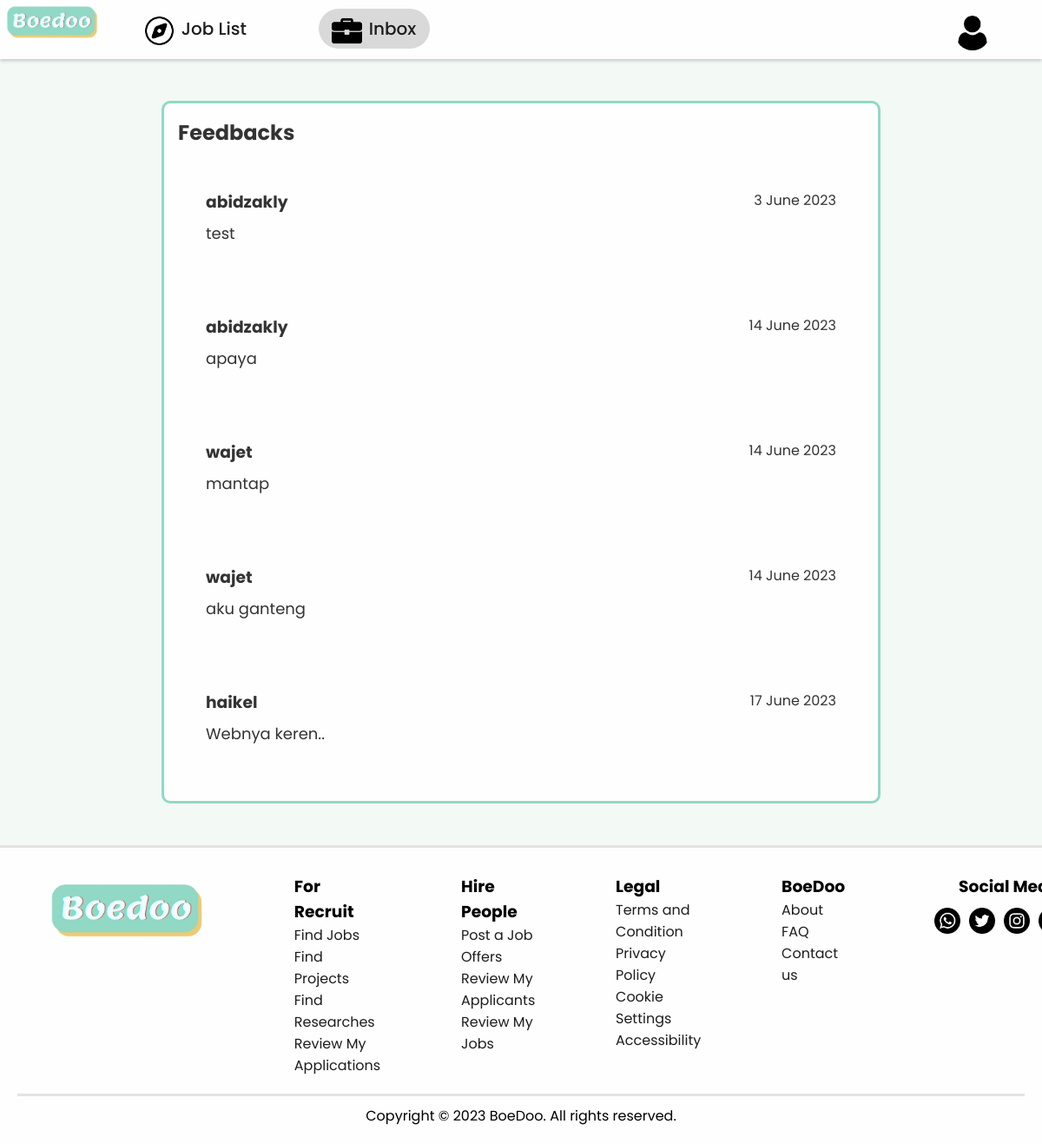
The app's page /public/admin.php?page=feedback (signed in) with its own data.
### tables this page shows
CREATE TABLE `feedback` (
  `id` int(11) NOT NULL,
  `user_id` int(11) DEFAULT NULL,
  `message` text DEFAULT NULL,
  `message_date` date DEFAULT NULL
);

CREATE TABLE `users` (
  `id` int(11) NOT NULL,
  `first_name` varchar(255) DEFAULT NULL,
  `last_name` varchar(255) DEFAULT NULL,
  `username` varchar(255) DEFAULT NULL,
  `email` varchar(255) DEFAULT NULL,
  `password` varchar(255) DEFAULT NULL,
  `question_id` int(11) DEFAULT NULL,
  `answer` text DEFAULT NULL
);

### public/admin.php (the view, shortened to what this page needs)
<?php
require '../controllers/config.php';
  ?>
<?php
$queryJob = mysqli_query($conn, "SELECT j.*, CONCAT(u.first_name, ' ', u.last_name) AS 'employer_name' FROM jobs j JOIN users u ON j.employer_id = u.id WHERE status = 'Pending' ORDER BY posted_date ASC");
$prev_page = "admin.php?page=dashboard";
?>
<?php
$queryFeedback = mysqli_query($conn, "SELECT u.*, fb.* FROM feedback fb JOIN users u ON fb.user_id = u.id");
?>
<!DOCTYPE html>
<html lang="en">
<head>
  <link rel="stylesheet" href="../views/css/admin.css" />
</head>
<body>
  <?php
  if (isset($_GET['page']) && $_GET['page'] == "dashboard") {
    ?>
    <header class="nav-container">
      <ul>
        <a href="landing.php"><img src="../views/img/logo.png" /></a>
        <li>
          <a class="discover navActive navHover" href="admin.php?page=dashboard"><img src="../views/img/compass.png" />Job
          List</a>
        </li>
        <li>
          <a class="inbox navHover" href="admin.php?page=feedback"><img src="../views/img/briefcase (2).png" />Inbox</a>
        </li>
        <li style="float: right">
          <a id="profileBtn" href="#"><img class="nav-profile" src="../views/img/user (1).png" /></a>
        </li>
      </ul>
    </header>
    <?php include 'object/mini-profile.php' ?>
    <div class="content">
      <div class="job-col">
        <h2>Jobs You Need to Review</h2>
        <?php
        if (mysqli_num_rows($queryJob) > 0) {
          foreach ($queryJob as $row) {
            ?>
            <div class="job-row"
              onclick="window.location.href='job_details.php?title=<?php echo $row['title']; ?>&job_id=<?php echo $row['id']; ?>&job_type=<?php echo $row['job_type']; ?>&prev_page=<?php echo $prev_page; ?>'">
              <div class="job">
                <h3>
                  <?php echo $row['title']; ?>
                </h3>
                <p class="employer">
                  <?php echo $row['employer_name']; ?>
                </p>
              </div>
              <div class="see-btn">
                <p>
                  <?php echo date("j F Y", strtotime($row['posted_date'])); ?>
                </p>
              </div>
            </div>
            <?php
          }
        } else {
          echo "No pending jobs at the moment.";
        }
        ?>
      </div>
    </div>
    <?php
  } else if (isset($_GET['page']) && $_GET['page'] == "feedback") {
    ?>
      <header class="nav-container">
        <ul>
          <a href="landing.php"><img src="../views/img/logo.png" /></a>
          <li>
            <a class="discover navHover" href="admin.php?page=dashboard"><img src="../views/img/compass.png" />Job List</a>
          </li>
          <li>
            <a class="inbox navActive navHover" href="admin.php?page=feedback"><img
                src="../views/img/briefcase (2).png" />Inbox</a>
          </li>
          <li style="float: right">
            <a id="profileBtn" href="#"><img class="nav-profile" src="../views/img/user (1).png" /></a>
          </li>
        </ul>
      </header>
      <div class="content">
        <div class="job-col">
          <h2>Feedbacks</h2>
          <?php
          if (mysqli_num_rows($queryFeedback) > 0) {
            foreach ($queryFeedback as $row) {
              ?>
              <div class="job-row1">
                <div class="job">
                  <h3>
                  <?php echo $row['username']; ?>
                  </h3>
                  <p class="employer">
                  <?php echo $row['message']; ?>
                  </p>
                </div>
                <div class="see-btn">
                  <p>
                  <?php echo date("j F Y", strtotime($row['message_date'])); ?>
                  </p>
                </div>
              </div>
            <?php
            }
          }
          ?>
        </div>
      </div>
    <?php
  }
  ?>
  <?php include 'object/footer.php' ?>
</body>
</html>

### public/object/footer.php
<footer>
  <div class="containerft">
    <div class="row1">
      <element class="col-1">
        <a href="landing.php"><img src="../views/img/logo.png" width="200px" /></a>
      </element>
      <element class="col-3">
        <h3>For Recruit</h3>
        <ul>
          <li><a href="discover.php">Find Jobs</a></li>
          <li><a href="discover.php?job_type=projects">Find Projects</a></li>
          <li>
            <a href="discover.php?job_type=research">Find Researches</a>
          </li>
          <li><a href="my_jobs.php#applications-row">Review My Applications</a></li>
        </ul>
      </element>
      <element class="col-5">
        <h3>Hire People</h3>
        <ul>
          <li><a href="post_job.php">Post a Job Offers</a></li>
          <li><a href="my_jobs.php">Review My Applicants</a></li>
          <li><a href="my_jobs.php">Review My Jobs</a></li>
        </ul>
      </element>
      <element class="col-7">
      <h3>Legal</h3>
        <ul>
          <li><a style="cursor: default">Terms and Condition</a></li>
          <li><a style="cursor: default">Privacy Policy</a></li>
          <li><a style="cursor: default">Cookie Settings</a></li>
          <li><a style="cursor: default">Accessibility</a></li>
        </ul>
      </element>
      <element class="col-9">
      <h3>BoeDoo</h3>
        <ul>
          <li><a href="landing.php#about">About</a></li>
          <li><a style="cursor: default">FAQ</a></li>
          <li><a href="landing.php#contactus">Contact us</a></li>
        </ul>
      </element>
      <element class="col-11">
        <h3>Social Media</h3>
        <ul>
          <li>
            <a href="https://wa.me/6281326120387" target="_blank" rel="noreferrer noopener"><img
                src="../views/img/whatsapp.png" width="30px" /></a>
          </li>
          <li>
            <a href="https://twitter.com/boe_doo" target="_blank" rel="noreferrer noopener"><img
                src="../views/img/twitter.png" width="30px" /></a>
          </li>
          <li>
            <a href="https://www.instagram.com/boe_doo/" target="_blank" rel="noreferrer noopener"><img
                src="../views/img/instagram.png" width="30px" /></a>
          </li>
          <li>
            <a href="https://www.facebook.com/boedoo01/" target="_blank" rel="noreferrer noopener"><img
                src="../views/img/facebook.png" width="30px" /></a>
          </li>
        </ul>
      </element>
    </div>
  </div>
  <div class="row-copyright">
    <p class="copyright-text">
      Copyright &copy; 2023 BoeDoo. All rights reserved.
    </p>
  </div>
</footer>

### views/css/admin.css (style rules this page uses)
.navActive { background-color: var(--navbar-hover-focus-color); }
.content { margin: 3rem; }
.job-col { width: 75%; margin: auto; padding: 1rem; text-align: left; color: var(--grey-color); background-color: var(--white-color); border: solid var(--boedoo1-color); border-radius: 10px; }
.job-col h2 { margin-bottom: 1rem; }
.job-row1 { display: flex; justify-content: space-between; padding: 2rem; margin: 1rem 0rem 1rem 0rem; border-radius: 20px; }
.job { width: 80%; }
.job p { font-size: 18px; }
.employer { margin-top: .5rem; word-wrap: break-word; overflow: hidden; white-space: normal; }
.see-btn { justify-content: right; text-align: right; align-items: last baseline; width: 20%; cursor: pointer; }

### views/css/template/root.css (style rules this page uses)
:root { --whitebg-color: #f5f5f7; --white-color: rgb(254, 254, 254, 0.975); --black-color: #1d1d1f; --boedoo-color: #6bccb1; --boedoo1-color: #91d9c5; --grey-color: #333; --navbar-hover-focus-color: #d9d9d9; --close-hover-color:rgb(182, 2, 2); --body-color:#f3f9f4; --yellow-color: #fec006; --sideprofile-color: #cccccc94; }

### views/css/template/html.css (style rules this page uses)
* { margin: 0; padding: 0; font-family: "Poppins", sans-serif; box-sizing: border-box; scroll-behavior: smooth; }
ul { list-style: none; }
a { color: var(--black-color); text-decoration: none; }
body { background-color: var(--body-color); min-height: 100vh; display: flex; flex-direction: column; }

### views/css/template/navbar.css (style rules this page uses)
.nav-container { margin: 0; display: inline; width: 100%; display: inline; }
.nav-container img { width: 10%; float: left; }
.nav-container ul { background-color: var(--white-color); list-style-type: none; margin: 0; padding: 0; overflow: hidden; box-shadow: 0 2px 4px rgba(0, 0, 0, 0.2); }
.nav-container ul li { float: left; margin: 10px 20px 10px 15px; border-radius: 20px; }
.nav-container ul li img { width: 35px; margin: 0px 8px 0px 10px; justify-items: center; }
.nav-container ul li img.nav-profile { width: 40px; height: 40px; border-radius: 50%; }
.nav-container ul li a { display: block; text-align: center; box-sizing: border-box; font-weight: 500; font-size: 20px; color: var(--black-color); text-decoration: none; margin-inline: 1rem; padding: 0.5rem 1rem 0.5rem 0.3rem; border-radius: 99px; transition: all 0.2s ease-in-out; }
.nav-profile { margin: 0px 8px 0px 10px; width: 40px; }

### views/css/template/footer.css (style rules this page uses)
footer { border-top-style: solid; border-top-color: #cccccc88; text-align: left; background-color: var(--white-color); bottom: 0; left: 0; margin-top: auto; width: 100%; padding: 20px; }
footer p { text-align: center; }
footer h3 { cursor: default }
.containerft { border: bottom width 120%; border-bottom-style: solid; border-bottom-color: #cccccc88; padding: 10px 0px 20px 26px; }
.row-copyright p { padding-top: 10px; cursor: default }
.row1 { display: flex; gap: 5.8rem; }
.row1 ul li { list-style-type: none; }
footer .containerft .row1 .col-11 h3 { text-align: right; }
footer .containerft .row1 .col-11 ul { display: flex; justify-content: space-between; }
footer .containerft .row1 .col-11 ul li { margin: 10px 0px 10px 10px; }

### records on screen
feedback: user.username "abidzakly", message "test", message_date "3 June 2023"
feedback: user.username "abidzakly", message "apaya", message_date "14 June 2023"
feedback: user.username "wajet", message "mantap", message_date "14 June 2023"
feedback: user.username "wajet", message "aku ganteng", message_date "14 June 2023"
feedback: user.username "haikel", message "Webnya keren..", message_date "17 June 2023"
